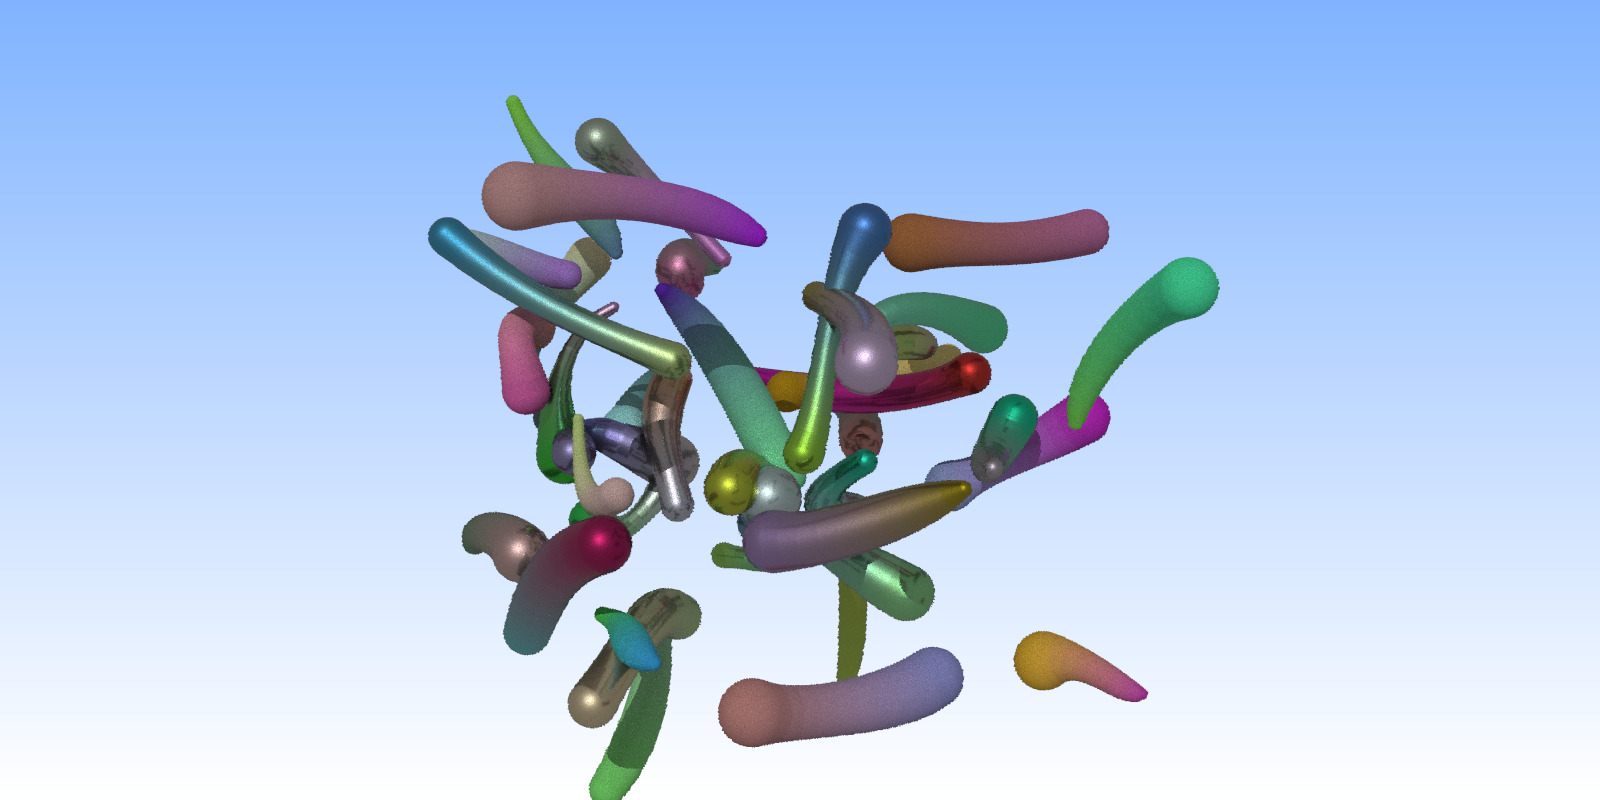

The script that drew this image:
# sample that tests 'curves' geometry by generating random 3D bezier
# curves

import matplotlib.pyplot as plt
import numpy as np
#from pynari import *
import pynari as anari
import random
import sys, getopt,PIL
import math

fb_size = (1600,800)
look_from = (-3,1.5,-2)
look_at = (.5,.5,.5)
look_up = (0.,1.,0.)
fovy = 20.

random.seed(80577)

vertex_position = []
vertex_color = []
vertex_radius = []
primitive_index = []

def add_vertex(v,c):
    global vertex_position
    global vertex_radius
    global vertex_color
    position = (v[0],v[1],v[2])
    radius   = v[3]
    color    = (c[0],c[1],c[2],0.)
    vertex_position.append(position)
    vertex_radius.append(radius)
    vertex_color.append(color)

def lerp_cp(t,p0,p1):
    x0 = p0[0]
    y0 = p0[1]
    z0 = p0[2]
    r0 = p0[3]
    x1 = p1[0]
    y1 = p1[1]
    z1 = p1[2]
    r1 = p1[3]
    r = (1-t)*r0+t*r1
    x = (1-t)*x0+t*x1
    y = (1-t)*y0+t*y1
    z = (1-t)*z0+t*z1
    return (x,y,z,r)

def eval_linear(t,c0,c1):
    r = (1-t)*c0[0]+t*c1[0]
    g = (1-t)*c0[1]+t*c1[1]
    b = (1-t)*c0[2]+t*c1[2]
    a = (1-t)*c0[3]+t*c1[3]
    return (r,g,b,a)

def eval_cubic(t,p00,p01,p02,p03):
    p10 = lerp_cp(t,p00,p01)
    p11 = lerp_cp(t,p01,p02)
    p12 = lerp_cp(t,p02,p03)

    p20 = lerp_cp(t,p10,p11)
    p21 = lerp_cp(t,p11,p12)

    p30 = lerp_cp(t,p20,p21)
    
    return p30
    
# a curve with
# four 4D control points (with x,y,z, and radius each)
# two colors (for start and end)
def add_curve(cp0, cp1, cp2, cp3, color0, color1):
    global vertex_position
    global primitive_index
    n_segs = 10
    for i in range(n_segs):
        t0 = i/n_segs
        t1 = (i+1)/n_segs
        p0 = eval_cubic(t0,cp0,cp1,cp2,cp3)
        c0 = eval_linear(t0,color0,color1)
        p1 = eval_cubic(t1,cp0,cp1,cp2,cp3)
        c1 = eval_linear(t1,color0,color1)
        primitive_index.append(len(vertex_position))
        add_vertex(p0,c0)
        add_vertex(p1,c1)
        
# create a "Lambertian" (ie, diffuse) anari matterial, using ANARI's
# 'matte' material
def make_color_mapped_lambertian(r,g,b):
    mat = device.newMaterial('matte')
    #mat.setParameter('color',anari.float3,(r,g,b))
    mat.setParameter('color',anari.STRING,'color')
    mat.commitParameters()
    return mat

def make_color_mapped_metal(albedo,fuzz):
    mat = device.newMaterial('physicallyBased')
    mat.setParameter('baseColor',anari.STRING,'color')
    mat.setParameter('ior',anari.FLOAT32,1.45)
    mat.setParameter('metallic',anari.FLOAT32,1.)
    mat.setParameter('specular',anari.FLOAT32,0.)
    mat.setParameter('roughness',anari.FLOAT32,.5)
    mat.commitParameters()
    return mat
    
def make_anari_surface(material):
    geom = device.newGeometry('curve')

    np_position = np.array(vertex_position,dtype=np.float32).flatten()
    position = device.newArray(anari.FLOAT32_VEC3,np_position)
    geom.setParameter('vertex.position',anari.ARRAY,position)
    
    np_radius = np.array(vertex_radius,dtype=np.float32).flatten()
    radius = device.newArray(anari.FLOAT32,np_radius)
    geom.setParameter('vertex.radius',anari.ARRAY,radius)

    np_color = np.array(vertex_color,dtype=np.float32).flatten()
    color = device.newArray(anari.FLOAT32_VEC4,np_color)
    geom.setParameter('vertex.color',anari.ARRAY,color)

    np_index = np.array(primitive_index,dtype=np.uint32).flatten()
    index = device.newArray(anari.UINT32,np_index)
    geom.setParameter('primitive.index',anari.ARRAY,index)

    geom.commitParameters()

    surf = device.newSurface()
    surf.setParameter('geometry', anari.GEOMETRY, geom)
    surf.setParameter('material', anari.MATERIAL, material)
    surf.commitParameters()
    
    return surf

def make_cp(v,r):
    return np.array((v[0],v[1],v[2],r),dtype=np.float32)

def random_sphere(r):
    while True:
        x = 1-2*random.random()
        y = 1-2*random.random()
        z = 1-2*random.random()
        r2 = x*x+y*y+z*z
        if r2 <= 1:
            r = r / math.sqrt(r2)
            return np.array((x*r,y*r,z*r),dtype=np.float32)
    
def create_curves():
    global vertex_position
    global vertex_radius
    global vertex_color
    global primitive_index
    surfaces = []
    for a in range(10):
        vertex_position = []
        vertex_radius = []
        vertex_color = []
        primitive_index = []
        choose_mat = random.random()
        r = random.random()
        if (choose_mat < .5):
            material = make_color_mapped_metal((1,1,1),.2+.5*r*r)
        else:
            material = make_color_mapped_lambertian(1,1,1)
        for b in range(4):
            c0 = np.array((random.random(),random.random(),random.random(),1),dtype=np.float32)
            c1 = np.array((random.random(),random.random(),random.random(),1),dtype=np.float32)
            d0 = random_sphere(.1)
            d1 = random_sphere(.1)
            d2 = random_sphere(.1)
            p0 = np.array((random.random(),random.random(),random.random()),dtype=np.float32)
            p1 = p0 + d0
            p2 = p1 + d0+d1
            p3 = p2 + d0+d1+d2
            r0 = .01 + .05*random.random()
            r1 = .01 + .05*random.random()
            r2 = .01 + .05*random.random()
            r3 = .01 + .05*random.random()
            add_curve(make_cp(p0,r0),
                      make_cp(p1,r1),
                      make_cp(p2,r2),
                      make_cp(p3,r3),c0,c1)
        surfaces.append(make_anari_surface(material))
    return surfaces

device = anari.newDevice('default')

curves = create_curves()

world = device.newWorld()
world.setParameterArray('surface', anari.SURFACE, curves )

light = device.newLight('directional')
light.setParameter('direction', anari.float3, (1,-1,1))
light.commitParameters()

array = device.newArray(anari.LIGHT, [light])
world.setParameter('light', anari.ARRAY1D, array)

world.commitParameters()


camera = device.newCamera('perspective')
camera.setParameter('aspect', anari.FLOAT32, fb_size[0]/fb_size[1])
camera.setParameter('position',anari.FLOAT32_VEC3, look_from)
direction = [ look_at[0] - look_from[0],
              look_at[1] - look_from[1],
              look_at[2] - look_from[2] ] 
camera.setParameter('direction',anari.float3, direction)
camera.setParameter('up',anari.float3,look_up)
camera.setParameter('fovy',anari.float,fovy*3.14/180)
camera.commitParameters()



renderer = device.newRenderer('default')
renderer.setParameter('ambientRadiance',anari.FLOAT32, .2)
renderer.setParameter('pixelSamples', anari.INT32, 128)
renderer.commitParameters()


frame = device.newFrame()

frame.setParameter('size', anari.uint2, fb_size)

frame.setParameter('channel.color', anari.DATA_TYPE, anari.UFIXED8_VEC4)
frame.setParameter('renderer', anari.OBJECT, renderer)
frame.setParameter('camera', anari.OBJECT, camera)
frame.setParameter('world', anari.OBJECT, world)
frame.commitParameters()

frame.render()
fb_color = frame.get('channel.color')

pixels = np.array(fb_color)#.reshape([height, width, 4])

out_file_name = ''
args = sys.argv[1:]
opts, args = getopt.getopt(args,"ho:",["help","output="])
for opt,arg in opts:
    if opt == '-h':
        printf('sample02.py [-o outfile.jpg]')
        sys.exit(0)
    elif opt == '-o':
        out_file_name = arg

if out_file_name == '':
    plt.imshow(pixels)
    plt.gca().invert_yaxis()
    plt.show()
else:
    im = PIL.Image.fromarray(pixels)
    im = im.transpose(PIL.Image.FLIP_TOP_BOTTOM)
    im = im.convert('RGB')
    im.save(out_file_name)
